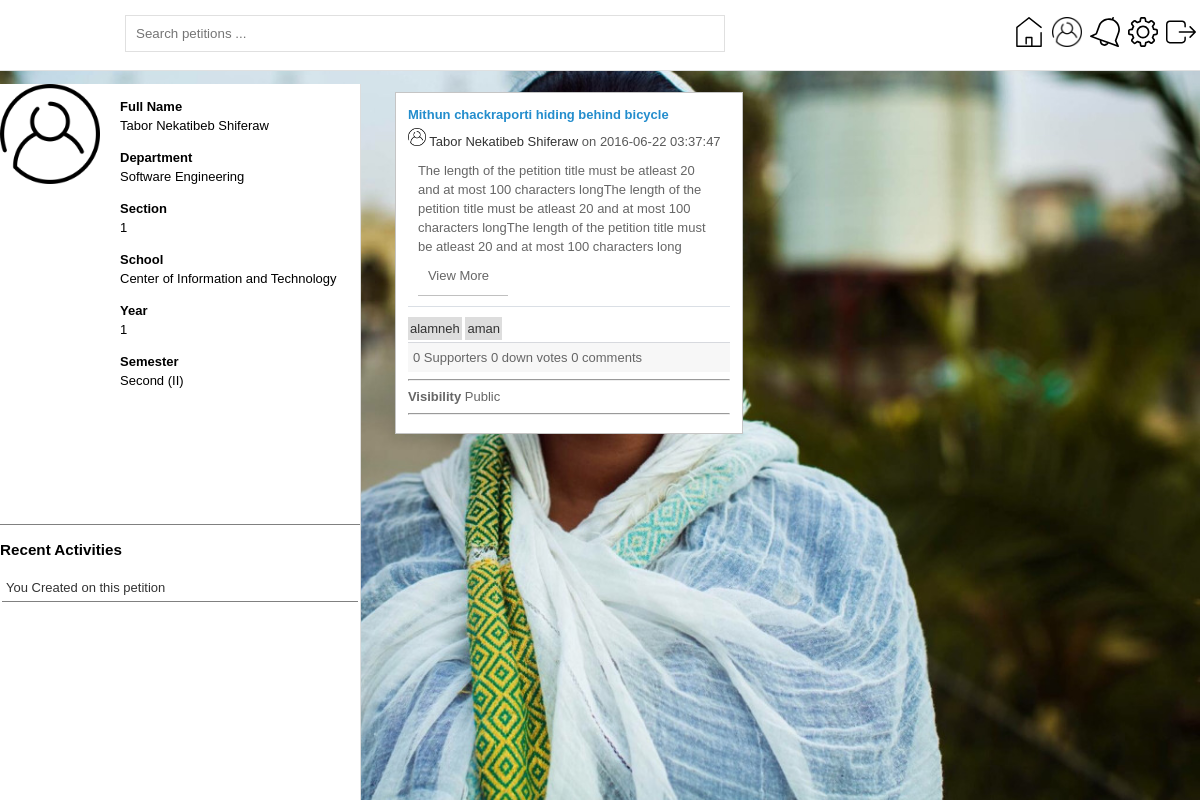
The page /student.php (signed in) on the database its author committed.
### tables this page shows
CREATE TABLE IF NOT EXISTS `student` (
`studID` int(11) NOT NULL,
  `ID` char(15) NOT NULL,
  `fname` char(15) NOT NULL,
  `mname` char(15) NOT NULL,
  `lname` char(15) NOT NULL,
  `department` int(11) NOT NULL,
  `section` int(11) NOT NULL,
  `school` int(11) NOT NULL,
  `year` int(11) NOT NULL,
  `email` varchar(30) NOT NULL,
  `semester` int(11) NOT NULL,
  `password` char(32) NOT NULL,
  `status` enum('1','2','3') NOT NULL DEFAULT '1' COMMENT '1:unreg 2:registered 3:blocked'
);

CREATE TABLE IF NOT EXISTS `petition` (
`petID` int(11) NOT NULL,
  `title` varchar(100) NOT NULL,
  `description` text NOT NULL,
  `post_date` datetime NOT NULL,
  `image_url` char(50) DEFAULT NULL,
  `send_to` varchar(30) NOT NULL,
  `owner` int(11) NOT NULL,
  `num_comments` int(11) NOT NULL DEFAULT '0',
  `num_up_votes` int(11) NOT NULL DEFAULT '0',
  `num_down_votes` int(11) NOT NULL DEFAULT '0',
  `audience` char(33) NOT NULL,
  `sent` enum('1','2') NOT NULL COMMENT '1:unresolved 2:resolved',
  `status` enum('1','2','3') NOT NULL DEFAULT '1' COMMENT '1:normal 2:reported 3:removed',
  `getNotifcation` enum('1','2') NOT NULL DEFAULT '2' COMMENT '1:off 2:on'
);

CREATE TABLE IF NOT EXISTS `pet_tag` (
  `tagID` int(11) NOT NULL,
  `petID` int(11) NOT NULL
);

### includes/class/classStudent.php (called while the page is built, shortened)
<?php
	class Student{
		public $firstName;
		private $middleName;
		private $lastName;
		private $studentID;
		private $department;
		private $year;
		private $semester;
		private $section;
		private $db;
		public function __construct($info)
		{
			global $db;
			$this->db = $db;
			if(gettypei($info)=='int') {
				$this->studentID = (int)$info;
				$info = $this->retrieve_info();
			}
			else if(gettypei($info)=='obj')
				$this->intiliaze_this($info);
			else if( gettypei($info) == 'arr')
				$this->int_this_arr($info);
		}
		private function retrieve_info()
		{
			$query = "SELECT * FROM " . TABLE_STUD . " WHERE studID = $this->studentID LIMIT 1";
			$this->db->prp_stmt($query);
			$resultSet = $this->db->get_resultset();
			return $resultSet;
		}
		public function getFullName()
		{
			$fullName = ucwords($this->firstName . " " . $this->middleName . " ". $this->lastName);
			return $fullName;
		}
		public function getDepartment() {
			return $this->department;
		}
		public function getstudentID(){
			return $this->studentID;
		}
		public function getYear(){
			return $this->year;
		}
		public function getSemester(){
			return $this->semester;
		}
		public function getSection(){
			return $this->section;
		}
		private function intiliaze_this($info)
		{
			$this->firstName  = $info->fname;
			$this->middleName = $info->mname;
			$this->lastName   = $info->lname;
			$this->studentID  = $info->studID;
			$this->department = $info->department;
			$this->year       = $info->year;
			$this->semester   = $info->semester;
			$this->section    = $info->section;
		}
		public function myPetitions($num,$audc) {
			$audiences = formatForQuery($audc,false);
			$num = (int)$num;
			$num = ($num<1) ? 0 : $num-1;
			$query = "SELECT * FROM " . TABLE_PET . " WHERE owner=$this->studentID and audience IN $audiences ORDER by post_date DESC LIMIT " . $num*PETPERP .",".PETPERP;
			$this->db->prp_stmt($query);
			$results = array();
			foreach($this->db->get_resultset() as $result)
				$results[] = new Petition($result);
			return $results;
		}
		public function recentActivities()
		{
			$query = "SELECT commentID as actID,petitionID as onID,date,'c' as type FROM " . TABLE_COM. " WHERE commenter=$this->studentID UNION SELECT voteID,petitionID,date,'v' as type FROM " . TABLE_VOTE . "  WHERE voter=$this->studentID UNION SELECT petID,petID,post_date,'p' as type FROM " . TABLE_PET . " WHERE owner = $this->studentID ORDER by date DESC LIMIT " . RECACT;
			$this->db->prp_stmt($query);
			$results = array();
			foreach($this->db->get_resultset() as $result)
				$results[] = new Activity($result);
			return $results;
		}
	}
?>

### includes/class/classDB.php (called while the page is built, shortened)
<?php
	class DB {
		private $db;
		private $resultset = array();
		function __construct() {
			$this->db = new mysqli(DB::HOST, DB::USRNAME, DB::PSSWRD, DB::DBNAME);
		}
		function prp_stmt($query, $params='') {
			$stmt = $this->db->query($query);
			$this->resultset = array();
			$this->num_rows = $stmt->num_rows;
			for($i=0;$i<$this->num_rows;$i++)
				$this->resultset[$i] = $stmt->fetch_object();
			return true;
		}
		function get_resultset(){
			return $this->resultset;
		}
	}
	$db = new DB();
?>

### includes/scdepinfo.php (called while the page is built, shortened)
<?php
	class Scdep{
		public static $departments = array(
									1 => 'Software Engineering',
									2 => 'Mechanical Enginnering',
									3 => 'Bio medical Engineering',
									4 => 'Civil Engineering',
									5 => 'Computer and Electrical Engineering',
									6 => 'Chemical Engineering',
									7 => 'Information Technology (IT)'
			);
		private static $schools = array(
							0 => 'Center of Information and Technology',
							1 => 'Electrical and Computer Engineering school',
							2 => 'Civil and Water Engineering school',
							3 => 'Mechanical and Industrial Engineering school'
			);
		private static $mapping = array(
										0 => array(1),
										1 => array(5),
										2 => array(4),
										3 => array(2)
									);
		public static $semMap = array(
											1 => 'First (I)',
											2 => 'Second (II)',
											3 => 'Third (III)',
											4 => 'Fourth (IV)',
											5 => 'Fifth (V)',
											6 => 'Sixth (VI)'
									);
		public static function getDepName($depID)
		{
			$depID = (int)$depID;
			return self::$departments[$depID];
		}
		public static function mapDepSch($depID)
		{
			$counter = 0;
			foreach(self::$mapping as $deps){
				if( (array_search($depID, $deps))!==false )
					return self::$schools[$counter];
				$counter++;
			}
			return UNDEF;
		}
		public static function getSem($sem)
		{
			$sem = (int)$sem;
			return self::$semMap[$sem];
		}
	}
?>

### includes/class/classActivity.php (called while the page is built, shortened)
<?php
	class Activity {
		private $type;
		private $onID;
		private $verbs = array(
								'c' => 'Commented',
								'v' => 'voted',
								'p' => 'Created'
							);
		private function int_this($info)
		{
			$this->onID  = $info->onID;
			$this->type  = $info->type;
		}
		public function getVerb() {
			return $this->verbs[$this->type];
		}
		public function getOnID(){
			return $this->onID;
		}
	}
?>

### includes/class/classPetition.php (called while the page is built, shortened)
<?php
	class Petition{
		private $petitionID;
		private $title;
		private $description;
		private $date;
		private $owner;
		private $audience;
		private $owner_obj;
		private $db;
		function __construct($info)
		{
			global $db;
			$this->db = $db;
			if(gettypei($info)=='int') {
				$this->petitionID = (int)$info;
				$this->retrieve_info();
			}
			else if(gettypei($info)=='obj')
				$this->intiliaze_this($info);
			else if(gettypei($info)=='arr')
				$this->intiliaze_this_arr($info);
		}
		public function getNumComments() {
			$query = "SELECT count(commentID) as num  from " . TABLE_COM . " WHERE petitionID = $this->petitionID";
			$this->db->prp_stmt($query);
			return $this->db->get_resultset()[0]->num;
		}
		function assignVote($votes,&$vote_count) {
			if(count($votes)==0)
				return $vote_count;
			return $vote_count;
		}
		public function getNumVotes()
		{
			$query = "SELECT count(voteID) as num,type FROM " . TABLE_VOTE . " WHERE petitionID = $this->petitionID group by type";
			$this->db->prp_stmt($query);
			$vote_count = array(
								'UP' 		=> 0,
								'DOWN'		=> 0
							);
			$rs = $this->db->get_resultset();
			$this->assignVote($rs,$vote_count);
			return $vote_count;
		}
		public function getTags()
		{
			$subQ = "SELECT tagName FROM " . TABLE_TAG . " WHERE tagID = " . TABLE_PET_TAG .".tagID";
			$query = "SELECT tagID,($subQ) as tagName FROM " . TABLE_PET_TAG . " WHERE petID = $this->petitionID";
			$this->db->prp_stmt($query);
			$tags = array();
			$result = $this->db->get_resultset();
			foreach($result as $tag)
				$tags[] = new Tag($tag);
			return $tags;
		}
		public function getTitle()
		{
			return $this->title;
		}
		public function getDesc()
		{
			return $this->description;
		}
		public function getDate()
		{
			return $this->date;
		}
		public 	function getPetID()
		{
			return $this->petitionID;
		}
		public function intiliaze_this($info)
		{
			$this->title = 			$info->title;
			$this->description =	$info->description;
			$this->date = 			$info->post_date;
			$this->owner = 			$info->owner;
			$this->petitionID =     $info->petID;
			$this->audience = 		$info->audience;
			$this->get_owner_info();
		}
		public function get_owner_info() {
			$this->owner_obj = new Student((int)$this->owner);
		}
		public function __call($method, $arguments) {
			switch ($method) {
				case 'getFullName':
					return $this->owner_obj->getFullName();
					break;
				case 'getStudID':
					return $this->owner_obj->getstudentID();
					break;
			}
		}
		public function getAudience()
		{
			return $this->audience;
		}
	}
?>

### includes/utility.php (called while the page is built, shortened)
<?php
	function gettypei($var) {
		$type = gettype($var);
		switch ($type) {
			case 'object':
				$type = 'obj';
				break;
			case 'integer':
				$type = 'int';
				break;
			case 'array':
				$type = 'arr';
				break;
			default:
				return null;
				break;
		}
		return $type;
	}
?>

### includes/class/classTag.php (called while the page is built, shortened)
<?php
	class Tag{
		private $tagName;
		private $tagID;
		public function int_this_obj($info)
		{
			$this->tagName = $info->tagName;
			$this->tagID   = $info->tagID;
		}
		public function getName()
		{
			return $this->tagName;
		}
		public function getID()
		{
			return $this->tagID;
		}
	}
?>

### includes/ui/accountUI.php (the view, shortened to what this page needs)
<?php
	class AccountUI{
		public $audc = array(
								'class' => '',
								'dept' => '',
								'year' => '',
								'all' => ''
						);
		public function menuBar()
		{
			$menuElems = array(
								'home'	  => array(PAGE_ACCT,'home.svg'),
								'Profile'  => array(PAGE_STUD,'user.png'),
								'notification' => array(PAGE_STUD."?notf",'notification.svg'),
								'setting' => array(PAGE_SETTING,'setting.svg'),
								'logout' => array(PAGE_LOGOUT,'logout.svg')
							);
			?>
				<nav class='menubar'>
					<form method='get' class='search' action='<?php print(PAGE_ACCT) ?>'>
						<input class='pet_search' placeholder="Search petitions ... " type='text' name='pet_search'>
					</form>
					<ul id='elems' class='menu-elems'>
						<?php
							foreach($menuElems as $name=>$url)
							{
								echo "<li> <a href='". $url[0] . "'><img class='icns' title='" . $name . "' src='includes/images/" . $url[1] . "'></a>";
							}
						?>
					</ul>
				</nav>
			<?php
		}
			?>
			<?php
		public function descShort($desc, $len=self::DESCLEN) {
			if(strlen($desc) <= $len)
				return $desc;
			return substr($desc, 0,$len) . "...";
		}
		public function listAllPetitions($petitions,$key='',$class='area_mid') {
			echo "<div class='$class'>";
				foreach($petitions as $petition) {
					$tags = $petition->getTags();
					echo "<div class='post'>";
						echo "<div class='post_main'>";
							echo "<span class='pet_title'>" .  ucfirst($petition->getTitle()) ."</span>";
							echo "<span class='pet_by'> <img class='glyph' src='includes/images/user.png'> <a href='" . PAGE_STUD . "?studID=" . $petition->getStudID() . "'>". $petition->getFullName() ."</a></span> <span class='pet_date'>  on " . $petition->getDate() ."</span> <br>";
							echo "<div class='pet_description'>". $this->descShort($petition->getDesc()) ."
								<a href='" . PAGE_ACCT . "?petID=" . $petition->getPetID() . "'>View More </a>
								</div> ";
							$this->tagList($tags);
							$this->petition_info($petition);
							echo "<hr>";
							echo "<b>Visibility</b> " . $this->audMap($petition->getAudience());
							echo "<hr>";
						echo "</div>";
					echo "</div>";
				}
			echo "</div>";
		}
		function audMap($audience){
			switch ($audience)
			{
								case $this->audc['all']:
									return 'Public';
									break;
			}
		}
		public function petition_info($petition)
		{
			$numVotes = $petition->getNumVotes();
			echo "<div class='pet_info'>" . $numVotes['UP'] . " Supporters " . $numVotes['DOWN'] . " down votes " . $petition->getNumComments() . " comments </div>";
		}
		public function tagList($tags)
		{
			echo "<div class='pet_tags'>";
				foreach($tags as $tag)
					print "<a class='tag' href='#" . $tag->getID() . "'>" . $tag->getName() ."</a> ";
			echo "</div>";
		}
	}
	echo "<link rel='stylesheet' href='includes/css/style.css' />"
?>

### includes/ui/profileui.php (shortened to what this page needs)
<?php
	include 'includes/ui/accountui.php';
	class Profileui extends Accountui{
		public function profile($info,$recent,$authnctd){
			echo "<div class='stud_profile'>";
				echo "<div class='stud_info'>";
					echo "<img class='profilepic' src='includes/images/user.png'>";
					$this->information($info);
				echo "</div>";
				if($authnctd){
					echo "<div class='recentActv'>";
						echo "<h3> Recent Activities </h3>";
						$this->recentActv($recent);
					echo "</div>";
				}
			echo "</div>";
		}
		public function information($info) {
			echo "<div class='information'>";
				echo "<dl>
							<dt>Full Name  </dt> <dd> " . $info->getFullName() . "</dd></dl>";
				echo "<dl>
							<dt>Department </dt>
							<dd>" . Scdep::getDepName($info->getDepartment()) . "</dd></dl>";
				echo "<dl>
						<dt>Section </dt>
						<dd>" . $info->getSection() . "</dd></dl>";
				echo "<dl>
					<dt>School </dt>
					<dd>" . Scdep::mapDepSch($info->getDepartment()) ."</dd></dl>";
				echo "<dl>
						<dt>Year </dt>
						<dd>" . $info->getYear() . "</dd></dl>";
				echo "<dl>
				<dt>Semester </dt>
				<dd>" . Scdep::getSem($info->getSemester()) ."</dd</dl>";
			echo "</div>";
		}
		public function recentActv($info) {
			foreach($info as $actv) {
				echo "<a href='" . PAGE_ACCT . "?petID=" . $actv->getOnID() . "'> <span class='actv'>You " . $actv->getVerb() . " on  this petition </span></a>";
			}
		}
	}
	$profui = new Profileui;
	$profui->menubar();
?>

### includes/css/style.css (style rules this page uses)
a { text-decoration: none; color: #333; }
.menuBar { background-color: #FFFFFF; _background-color: rgba(35,39,45,0.7); _background-color: rgba(91,192,222,0.7); _background-color: rgb(81,171,81); position: fixed; width: 100%; top:0; left:0; right: 0; height: 70px; border-bottom: 1px solid #e0e0e0; }
.menuBar img.icns { width: 30px; cursor: pointer; }
.menuBar form { display: inline-block; width: 50%; margin-left: 10%; }
.menuBar input.pet_search { width: 100%; padding: 10px; border:solid 1px #e0e0e0; color:#333; margin: 15px 5px; }
.menuBar ul.menu-elems { display: inline; float: right; }
.menuBar ul.menu-elems li { display: inline-block; list-style: none; padding:4px; }
.menuBar ul.menu-elems li a { color:#ddd; text-decoration: none; }
div.post { color:#666666; padding:12px; border:solid 1px #C5C5C5; background-color: white; margin-bottom: 10px; }
.post .pet_title { color:#238DCD; font-weight: bold; display: block; padding-bottom: 4px; }
.post .pet_by { color: black; }
div.post img.glyph { width: 18px; }
div.post .pet_date { color:#595959; }
div.post .pet_description { border-bottom: solid 1px #dadfe5; padding:10px 10px; margin-bottom: 10px; }
.post .pet_description a { display: block; width: 70px; padding: 10px; border-bottom: solid 1px silver; text-decoration: none; color: inherit; }
div.post a.tag { display:inline-block; text-decoration: none; color:white; background-color: #ddd; color: #333; padding:2px; margin-bottom: 2px; }
.post .pet_info { background-color: #F7F7F7; border-top: solid 1px #D7D9DE; padding: 5px; }
.stud_profile { background: white; display: inline-block; float:left; height: 100%; position: fixed; border-right: solid 1px #ddd; width: 30%; left:0; }
.stud_info { border-bottom: solid 1px gray; overflow: auto; height: 55%; }
.stud_profile .profilepic { width: 100px; display: inline-block; margin-right: 20px; }
.stud_profile .information,.stud_profile .profilepic { float: left; }
.stud_profile .information dt,.stud_profile .information dd { display: inline; margin: 0; }
.stud_profile .information dt { font-weight: bold; display: table-cell; }
.stud_profile .recentActv { overflow: auto; height: 30%; }
.stud_profile .recentActv .actv { display: block; _background-color: #ddd; cursor: pointer; border-bottom: solid 1px gray; padding: 4px; margin:2px; }
.myPosts { float: left; margin-left:32%; }
.myPosts .post { float:left; width: 40%; margin:1%; }

### rows shown on the page
student: $info->getFullName() "Tabor Nekatibeb Shiferaw", department "Software Engineering", section "1", department "Center of Information and Technology", year "1", semester "Second (II)", $petition->getFullName() "Tabor Nekatibeb Shiferaw"
petition: title "Mithun chackraporti hiding behind bicycle", post_date "2016-06-22 03:37:47", description "The length of the petition title must be atleast 20 and at most 100 characters longThe length of the petition title must be atleast 20 and at most 100 characters longThe length of the petition title must be atleast 20 and at most 100 characters long", UP "0", DOWN "0", NumComments "0", audience "Public"
pet_tag: Name "alamneh"
pet_tag: Name "aman"

### other values the page prints
$actv->getVerb() "Created"
